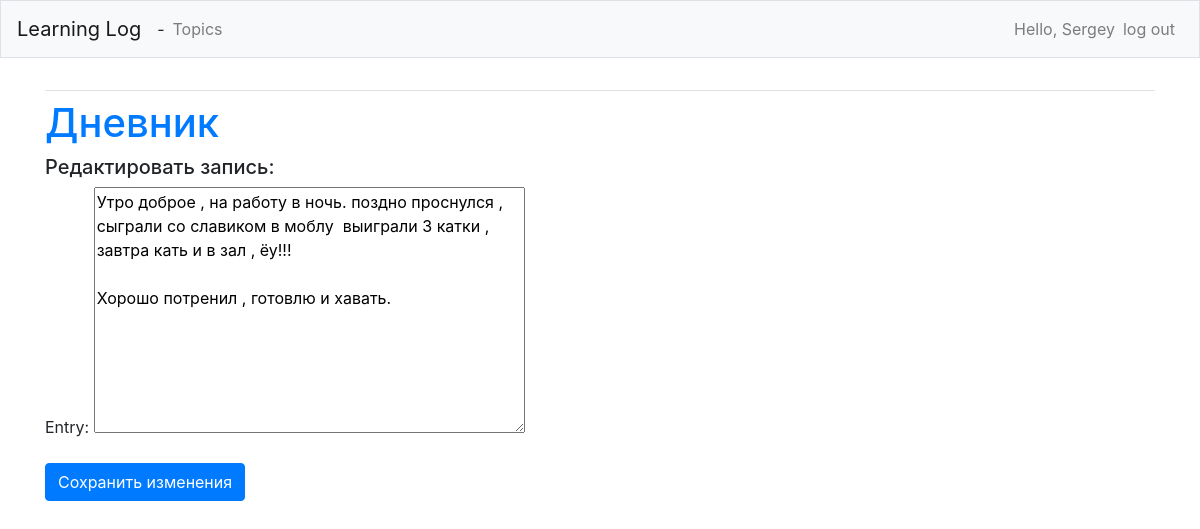
Screenshot of /edit_entry/15/ (signed in) with the database file from the repository.
### learning_logs/models.py (models this page shows, shortened)
class Topic(models.Model):
    text = models.CharField(max_length=200) # блок данных, состоящий из символов, то есть текст
    date_added = models.DateTimeField(auto_now_add=True) # блок данных для хранения даты и времени
    owner = models.ForeignKey(User, on_delete=models.CASCADE)
    def __str__(self):
        return self.text

class Entry(models.Model):
    topic = models.ForeignKey(Topic, on_delete=models.CASCADE)
    text = models.TextField()
    date_added = models.DateTimeField(auto_now_add=True)
    class Meta:
        verbose_name_plural = 'entries'

### learning_logs/views.py (the view)
@login_required()
def edit_entry(request, entry_id):
    entry = Entry.objects.get(id=entry_id)
    topic = entry.topic
    if topic.owner != request.user:
        raise Http404
    if request.method != 'POST':
        form =EntryForm(instance=entry)
    else:
        form = EntryForm(instance=entry, data=request.POST)
        if form.is_valid():
            form.save()
            return redirect('learning_logs:topic', topic_id=topic.id)
    context = {'entry': entry, 'topic': topic, 'form': form}
    return render(request, 'learning_logs/edit_entry.html', context)

### learning_logs/forms.py
class EntryForm(forms.ModelForm):
    class Meta:
        model = Entry
        fields = ['text']
        labels = {'text': 'Entry:'}
        widgets = {'text': forms.Textarea(attrs={'colos': 80})}

### learning_logs/templates/learning_logs/edit_entry.html (shortened to what this page needs)
{% extends 'learning_logs/base.html' %}
{% block content %}
  <h1><a href="{% url 'learning_logs:topic' topic.id %}">{{ topic }}</a></h1>
  <h5>Редактировать запись:</h5>
  <form action="{% url 'learning_logs:edit_entry' entry.id %}" method='post'>
    {{ form.as_p }}
    <button name="submit" class="btn btn-primary">Сохранить изменения</button>
  </form>
{% endblock content %}

### learning_logs/templates/learning_logs/base.html (shortened to what this page needs)
{% load bootstrap4 %}
<!DOCTYPE html>
<html lang="en">
<head>
    {% bootstrap_css %}
</head>
<body>
  <nav class="navbar navbar-expand-md navbar-light bg-light mb-4 border">
    <a class="navbar-brand" href="{% url 'learning_logs:index' %}">Learning Log</a> -
    <div class="collapse navbar-collapse" id="navbarCollapse">
        <ul class="navbar-nav mr-auto">
            <li class="nav-item">
                <a class="nav-link" href="{% url 'learning_logs:topics' %}">Topics</a>
            </li>
        </ul>
        <ul class="navbar-nav ml-auto">
            {%if user.is_authenticated %}
            <li class="nav-item">
                <span class="navbar-text">Hello, {{ user.username }}</span>
            </li>
            <li class="nav-item">
                <a class="nav-link" href="{% url 'users:logout' %}">log out</a>
            </li>
            {% endif %}
        </ul>
    </div>
  </nav>
  <main role="main" class="container">
      <div class="pb-2 mb-2 border-bottom">
      </div>
      <div>
          {% block content %}{% endblock content %}
      </div>
  </main>
</body>
</html>

### rows the page displays
Topic: text "Дневник"
Entry: text "Утро доброе , на работу в ночь. поздно проснулся , сыграли со славиком в моблу выиграли 3 катки , завтра кать и в зал , ёу!!! Хорошо потренил , готовлю и хавать."

### other values shown
{{ user.username }} "Sergey"
